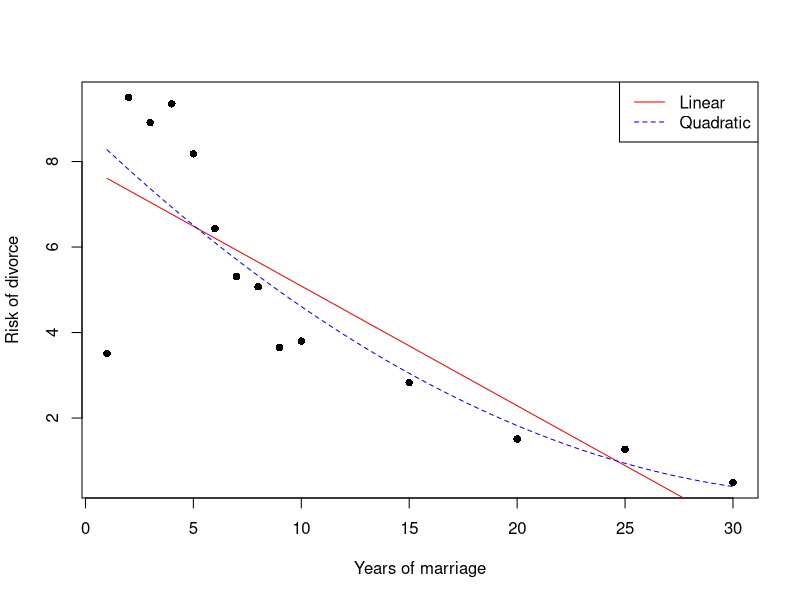

R code for this plot:
# Divorces data
year <- c(1, 2, 3, 4, 5, 6,7, 8, 9, 10, 15, 20, 25, 30)
percent <- c(3.51, 9.5, 8.91, 9.35, 8.18, 6.43, 5.31, 
             5.07, 3.65, 3.8, 2.83, 1.51, 1.27, 0.49)

# Scatter plot of data
plot(year, percent, xlab = "Years of marriage", 
     ylab = "Risk of divorce", 
     pch = 16)

# Fit linear model
linear <- lm(percent ~ year)

# Print summary
print(summary(linear))

# Fit quadratic model
quadratic <- lm(percent ~ year + I( year^2 ))

# Print summary
print(summary(quadratic))

# Plot Linear Vs Quadratic
polynomial <- Vectorize(function(x, ps) {
  n <- length(ps)
  sum(ps*x^(1:n-1))
}, "x")
curve(polynomial(x, coef(linear)), add=TRUE, col = "red")
curve(polynomial(x, coef(quadratic)), add=TRUE, col = "blue", lty = 2)
legend("topright", legend = c("Linear", "Quadratic"), 
       col = c("red", "blue"), lty = c(1,2))